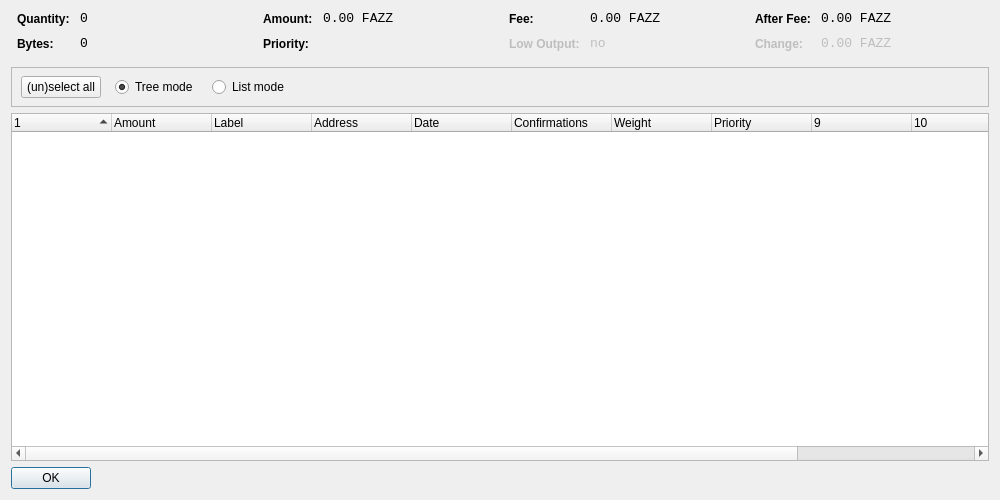
<?xml version="1.0" encoding="UTF-8"?>
<ui version="4.0">
 <class>CoinControlDialog</class>
 <widget class="QWidget" name="CoinControlDialog">
  <property name="geometry">
   <rect>
    <x>0</x>
    <y>0</y>
    <width>1000</width>
    <height>500</height>
   </rect>
  </property>
  <property name="windowTitle">
   <string>Coin Control</string>
  </property>
  <layout class="QVBoxLayout" name="verticalLayout">
   <item>
    <layout class="QHBoxLayout" name="horizontalLayoutTop" stretch="0,0,0,0">
     <property name="topMargin">
      <number>0</number>
     </property>
     <property name="bottomMargin">
      <number>10</number>
     </property>
     <item>
      <layout class="QFormLayout" name="formLayoutCoinControl1">
       <property name="horizontalSpacing">
        <number>10</number>
       </property>
       <property name="verticalSpacing">
        <number>10</number>
       </property>
       <property name="leftMargin">
        <number>6</number>
       </property>
       <property name="rightMargin">
        <number>6</number>
       </property>
       <item row="0" column="0">
        <widget class="QLabel" name="labelCoinControlQuantityText">
         <property name="styleSheet">
          <string notr="true">font-weight:bold;</string>
         </property>
         <property name="text">
          <string>Quantity:</string>
         </property>
        </widget>
       </item>
       <item row="0" column="1">
        <widget class="QLabel" name="labelCoinControlQuantity">
         <property name="font">
          <font>
           <family>Monospace</family>
           <pointsize>10</pointsize>
          </font>
         </property>
         <property name="cursor">
          <cursorShape>IBeamCursor</cursorShape>
         </property>
         <property name="contextMenuPolicy">
          <enum>Qt::ActionsContextMenu</enum>
         </property>
         <property name="text">
          <string notr="true">0</string>
         </property>
         <property name="textInteractionFlags">
          <set>Qt::LinksAccessibleByMouse|Qt::TextSelectableByKeyboard|Qt::TextSelectableByMouse</set>
         </property>
        </widget>
       </item>
       <item row="1" column="0">
        <widget class="QLabel" name="labelCoinControlBytesText">
         <property name="styleSheet">
          <string notr="true">font-weight:bold;</string>
         </property>
         <property name="text">
          <string>Bytes:</string>
         </property>
        </widget>
       </item>
       <item row="1" column="1">
        <widget class="QLabel" name="labelCoinControlBytes">
         <property name="font">
          <font>
           <family>Monospace</family>
           <pointsize>10</pointsize>
          </font>
         </property>
         <property name="cursor">
          <cursorShape>IBeamCursor</cursorShape>
         </property>
         <property name="contextMenuPolicy">
          <enum>Qt::ActionsContextMenu</enum>
         </property>
         <property name="text">
          <string notr="true">0</string>
         </property>
         <property name="textInteractionFlags">
          <set>Qt::LinksAccessibleByMouse|Qt::TextSelectableByKeyboard|Qt::TextSelectableByMouse</set>
         </property>
        </widget>
       </item>
      </layout>
     </item>
     <item>
      <layout class="QFormLayout" name="formLayoutCoinControl2">
       <property name="horizontalSpacing">
        <number>10</number>
       </property>
       <property name="verticalSpacing">
        <number>10</number>
       </property>
       <property name="leftMargin">
        <number>6</number>
       </property>
       <property name="rightMargin">
        <number>6</number>
       </property>
       <item row="0" column="0">
        <widget class="QLabel" name="labelCoinControlAmountText">
         <property name="styleSheet">
          <string notr="true">font-weight:bold;</string>
         </property>
         <property name="text">
          <string>Amount:</string>
         </property>
        </widget>
       </item>
       <item row="0" column="1">
        <widget class="QLabel" name="labelCoinControlAmount">
         <property name="font">
          <font>
           <family>Monospace</family>
           <pointsize>10</pointsize>
          </font>
         </property>
         <property name="cursor">
          <cursorShape>IBeamCursor</cursorShape>
         </property>
         <property name="contextMenuPolicy">
          <enum>Qt::ActionsContextMenu</enum>
         </property>
         <property name="text">
          <string notr="true">0.00 FAZZ</string>
         </property>
         <property name="textInteractionFlags">
          <set>Qt::LinksAccessibleByMouse|Qt::TextSelectableByKeyboard|Qt::TextSelectableByMouse</set>
         </property>
        </widget>
       </item>
       <item row="1" column="0">
        <widget class="QLabel" name="labelCoinControlPriorityText">
         <property name="styleSheet">
          <string notr="true">font-weight:bold;</string>
         </property>
         <property name="text">
          <string>Priority:</string>
         </property>
        </widget>
       </item>
       <item row="1" column="1">
        <widget class="QLabel" name="labelCoinControlPriority">
         <property name="font">
          <font>
           <family>Monospace</family>
           <pointsize>10</pointsize>
          </font>
         </property>
         <property name="cursor">
          <cursorShape>IBeamCursor</cursorShape>
         </property>
         <property name="contextMenuPolicy">
          <enum>Qt::ActionsContextMenu</enum>
         </property>
         <property name="text">
          <string/>
         </property>
         <property name="textInteractionFlags">
          <set>Qt::LinksAccessibleByMouse|Qt::TextSelectableByKeyboard|Qt::TextSelectableByMouse</set>
         </property>
        </widget>
       </item>
      </layout>
     </item>
     <item>
      <layout class="QFormLayout" name="formLayoutCoinControl3">
       <property name="horizontalSpacing">
        <number>10</number>
       </property>
       <property name="verticalSpacing">
        <number>10</number>
       </property>
       <property name="leftMargin">
        <number>6</number>
       </property>
       <property name="rightMargin">
        <number>6</number>
       </property>
       <item row="0" column="0">
        <widget class="QLabel" name="labelCoinControlFeeText">
         <property name="styleSheet">
          <string notr="true">font-weight:bold;</string>
         </property>
         <property name="text">
          <string>Fee:</string>
         </property>
        </widget>
       </item>
       <item row="0" column="1">
        <widget class="QLabel" name="labelCoinControlFee">
         <property name="font">
          <font>
           <family>Monospace</family>
           <pointsize>10</pointsize>
          </font>
         </property>
         <property name="cursor">
          <cursorShape>IBeamCursor</cursorShape>
         </property>
         <property name="contextMenuPolicy">
          <enum>Qt::ActionsContextMenu</enum>
         </property>
         <property name="text">
          <string notr="true">0.00 FAZZ</string>
         </property>
         <property name="textInteractionFlags">
          <set>Qt::LinksAccessibleByMouse|Qt::TextSelectableByKeyboard|Qt::TextSelectableByMouse</set>
         </property>
        </widget>
       </item>
       <item row="1" column="0">
        <widget class="QLabel" name="labelCoinControlLowOutputText">
         <property name="enabled">
          <bool>false</bool>
         </property>
         <property name="styleSheet">
          <string notr="true">font-weight:bold;</string>
         </property>
         <property name="text">
          <string>Low Output:</string>
         </property>
        </widget>
       </item>
       <item row="1" column="1">
        <widget class="QLabel" name="labelCoinControlLowOutput">
         <property name="enabled">
          <bool>false</bool>
         </property>
         <property name="font">
          <font>
           <family>Monospace</family>
           <pointsize>10</pointsize>
          </font>
         </property>
         <property name="cursor">
          <cursorShape>IBeamCursor</cursorShape>
         </property>
         <property name="contextMenuPolicy">
          <enum>Qt::ActionsContextMenu</enum>
         </property>
         <property name="text">
          <string>no</string>
         </property>
         <property name="textInteractionFlags">
          <set>Qt::LinksAccessibleByMouse|Qt::TextSelectableByKeyboard|Qt::TextSelectableByMouse</set>
         </property>
        </widget>
       </item>
      </layout>
     </item>
     <item>
      <layout class="QFormLayout" name="formLayoutCoinControl4">
       <property name="horizontalSpacing">
        <number>10</number>
       </property>
       <property name="verticalSpacing">
        <number>10</number>
       </property>
       <property name="leftMargin">
        <number>6</number>
       </property>
       <property name="rightMargin">
        <number>6</number>
       </property>
       <item row="0" column="0">
        <widget class="QLabel" name="labelCoinControlAfterFeeText">
         <property name="styleSheet">
          <string notr="true">font-weight:bold;</string>
         </property>
         <property name="text">
          <string>After Fee:</string>
         </property>
        </widget>
       </item>
       <item row="0" column="1">
        <widget class="QLabel" name="labelCoinControlAfterFee">
         <property name="font">
          <font>
           <family>Monospace</family>
           <pointsize>10</pointsize>
          </font>
         </property>
         <property name="cursor">
          <cursorShape>IBeamCursor</cursorShape>
         </property>
         <property name="contextMenuPolicy">
          <enum>Qt::ActionsContextMenu</enum>
         </property>
         <property name="text">
          <string notr="true">0.00 FAZZ</string>
         </property>
         <property name="textInteractionFlags">
          <set>Qt::LinksAccessibleByMouse|Qt::TextSelectableByKeyboard|Qt::TextSelectableByMouse</set>
         </property>
        </widget>
       </item>
       <item row="1" column="0">
        <widget class="QLabel" name="labelCoinControlChangeText">
         <property name="enabled">
          <bool>false</bool>
         </property>
         <property name="styleSheet">
          <string notr="true">font-weight:bold;</string>
         </property>
         <property name="text">
          <string>Change:</string>
         </property>
        </widget>
       </item>
       <item row="1" column="1">
        <widget class="QLabel" name="labelCoinControlChange">
         <property name="enabled">
          <bool>false</bool>
         </property>
         <property name="font">
          <font>
           <family>Monospace</family>
           <pointsize>10</pointsize>
          </font>
         </property>
         <property name="cursor">
          <cursorShape>IBeamCursor</cursorShape>
         </property>
         <property name="contextMenuPolicy">
          <enum>Qt::ActionsContextMenu</enum>
         </property>
         <property name="text">
          <string notr="true">0.00 FAZZ</string>
         </property>
         <property name="textInteractionFlags">
          <set>Qt::LinksAccessibleByMouse|Qt::TextSelectableByKeyboard|Qt::TextSelectableByMouse</set>
         </property>
        </widget>
       </item>
      </layout>
     </item>
    </layout>
   </item>
   <item>
    <widget class="QFrame" name="frame">
     <property name="minimumSize">
      <size>
       <width>0</width>
       <height>40</height>
      </size>
     </property>
     <property name="frameShape">
      <enum>QFrame::StyledPanel</enum>
     </property>
     <property name="frameShadow">
      <enum>QFrame::Sunken</enum>
     </property>
     <widget class="QWidget" name="horizontalLayoutWidget">
      <property name="geometry">
       <rect>
        <x>10</x>
        <y>0</y>
        <width>781</width>
        <height>41</height>
       </rect>
      </property>
      <layout class="QHBoxLayout" name="horizontalLayoutPanel" stretch="0,0,0,0">
       <property name="spacing">
        <number>14</number>
       </property>
       <item>
        <widget class="QPushButton" name="pushButtonSelectAll">
         <property name="sizePolicy">
          <sizepolicy hsizetype="Maximum" vsizetype="Fixed">
           <horstretch>0</horstretch>
           <verstretch>0</verstretch>
          </sizepolicy>
         </property>
         <property name="text">
          <string>(un)select all</string>
         </property>
        </widget>
       </item>
       <item>
        <widget class="QRadioButton" name="radioTreeMode">
         <property name="sizePolicy">
          <sizepolicy hsizetype="Maximum" vsizetype="Fixed">
           <horstretch>0</horstretch>
           <verstretch>0</verstretch>
          </sizepolicy>
         </property>
         <property name="text">
          <string>Tree mode</string>
         </property>
         <property name="checked">
          <bool>true</bool>
         </property>
        </widget>
       </item>
       <item>
        <widget class="QRadioButton" name="radioListMode">
         <property name="sizePolicy">
          <sizepolicy hsizetype="Maximum" vsizetype="Fixed">
           <horstretch>0</horstretch>
           <verstretch>0</verstretch>
          </sizepolicy>
         </property>
         <property name="text">
          <string>List mode</string>
         </property>
        </widget>
       </item>
       <item>
        <spacer name="horizontalSpacer">
         <property name="orientation">
          <enum>Qt::Horizontal</enum>
         </property>
         <property name="sizeHint" stdset="0">
          <size>
           <width>40</width>
           <height>20</height>
          </size>
         </property>
        </spacer>
       </item>
      </layout>
     </widget>
    </widget>
   </item>
   <item>
    <widget class="CoinControlTreeWidget" name="treeWidget">
     <property name="contextMenuPolicy">
      <enum>Qt::CustomContextMenu</enum>
     </property>
     <property name="sortingEnabled">
      <bool>false</bool>
     </property>
     <property name="columnCount">
      <number>12</number>
     </property>
     <attribute name="headerShowSortIndicator" stdset="0">
      <bool>true</bool>
     </attribute>
     <attribute name="headerStretchLastSection">
      <bool>false</bool>
     </attribute>
     <column>
      <property name="text">
       <string/>
      </property>
     </column>
     <column>
      <property name="text">
       <string>Amount</string>
      </property>
     </column>
     <column>
      <property name="text">
       <string>Label</string>
      </property>
     </column>
     <column>
      <property name="text">
       <string>Address</string>
      </property>
     </column>
     <column>
      <property name="text">
       <string>Date</string>
      </property>
     </column>
     <column>
      <property name="text">
       <string>Confirmations</string>
      </property>
      <property name="toolTip">
       <string>Confirmed</string>
      </property>
     </column>
     <column>
      <property name="text">
       <string>Weight</string>
      </property>
     </column>
     <column>
      <property name="text">
       <string>Priority</string>
      </property>
     </column>
     <column>
      <property name="text">
       <string/>
      </property>
     </column>
     <column>
      <property name="text">
       <string/>
      </property>
     </column>
     <column>
      <property name="text">
       <string/>
      </property>
     </column>
     <column>
      <property name="text">
       <string/>
      </property>
     </column>
    </widget>
   </item>
   <item>
    <widget class="QDialogButtonBox" name="buttonBox">
     <property name="sizePolicy">
      <sizepolicy hsizetype="Maximum" vsizetype="Fixed">
       <horstretch>0</horstretch>
       <verstretch>0</verstretch>
      </sizepolicy>
     </property>
     <property name="orientation">
      <enum>Qt::Horizontal</enum>
     </property>
     <property name="standardButtons">
      <set>QDialogButtonBox::Ok</set>
     </property>
    </widget>
   </item>
  </layout>
 </widget>
 <customwidgets>
  <customwidget>
   <class>CoinControlTreeWidget</class>
   <extends>QTreeWidget</extends>
   <header>coincontroltreewidget.h</header>
  </customwidget>
 </customwidgets>
 <resources/>
 <connections/>
</ui>
